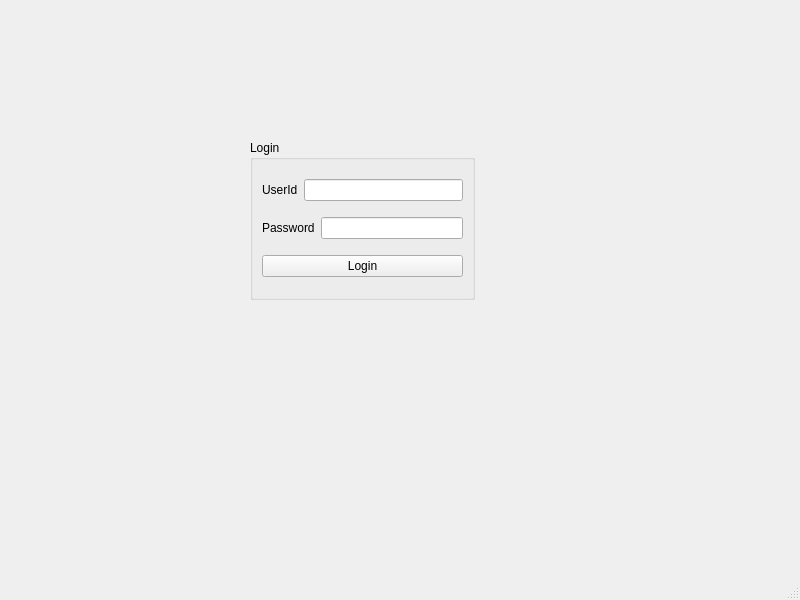
<?xml version="1.0" encoding="UTF-8"?>
<ui version="4.0">
 <class>MainWindow</class>
 <widget class="QMainWindow" name="MainWindow">
  <property name="geometry">
   <rect>
    <x>0</x>
    <y>0</y>
    <width>800</width>
    <height>600</height>
   </rect>
  </property>
  <property name="windowTitle">
   <string>MainWindow</string>
  </property>
  <widget class="QWidget" name="centralwidget">
   <widget class="QGroupBox" name="groupBox">
    <property name="geometry">
     <rect>
      <x>250</x>
      <y>140</y>
      <width>225</width>
      <height>160</height>
     </rect>
    </property>
    <property name="title">
     <string>Login</string>
    </property>
    <layout class="QVBoxLayout" name="verticalLayout">
     <item>
      <layout class="QHBoxLayout" name="horizontalLayout_2">
       <item>
        <widget class="QLabel" name="label">
         <property name="text">
          <string>UserId</string>
         </property>
        </widget>
       </item>
       <item>
        <widget class="QLineEdit" name="lineEdit_UserId"/>
       </item>
      </layout>
     </item>
     <item>
      <layout class="QHBoxLayout" name="horizontalLayout">
       <item>
        <widget class="QLabel" name="label_2">
         <property name="text">
          <string>Password</string>
         </property>
        </widget>
       </item>
       <item>
        <widget class="QLineEdit" name="lineEdit_Password">
         <property name="echoMode">
          <enum>QLineEdit::Password</enum>
         </property>
        </widget>
       </item>
      </layout>
     </item>
     <item>
      <widget class="QPushButton" name="pushButton">
       <property name="text">
        <string>Login</string>
       </property>
      </widget>
     </item>
    </layout>
   </widget>
  </widget>
  <widget class="QMenuBar" name="menubar">
   <property name="geometry">
    <rect>
     <x>0</x>
     <y>0</y>
     <width>800</width>
     <height>26</height>
    </rect>
   </property>
  </widget>
  <widget class="QStatusBar" name="statusbar"/>
 </widget>
 <resources/>
 <connections/>
</ui>
